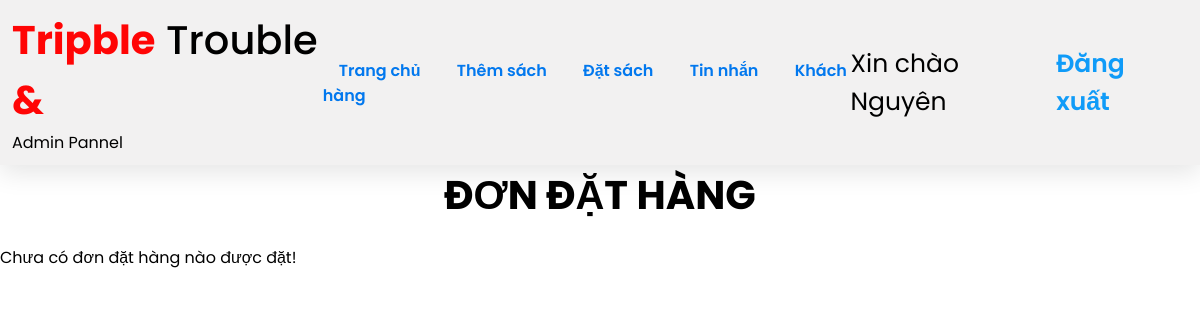
Before: /admin_orders.php (signed in) with the older database file.
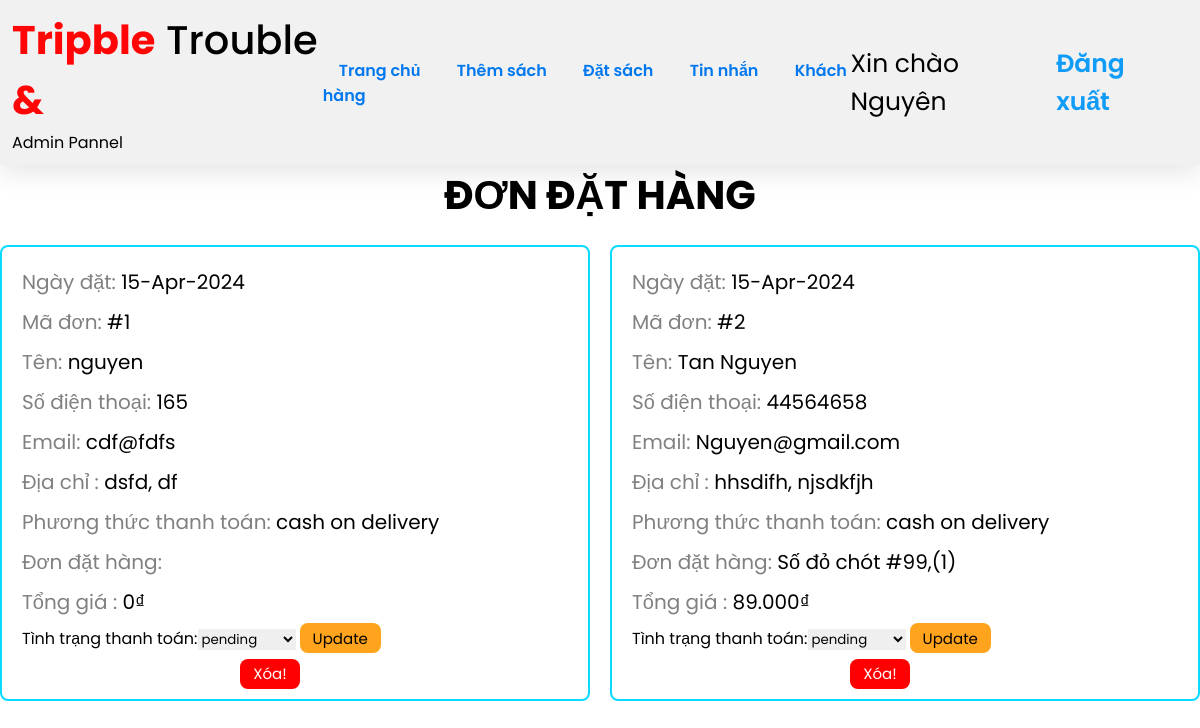
After: the same page with the newer database file.
### tables this page shows
CREATE TABLE `confirm_order` (
  `order_id` int(100) NOT NULL,
  `user_id` int(100) NOT NULL,
  `name` varchar(50) NOT NULL,
  `email` varchar(50) NOT NULL,
  `number` int(12) NOT NULL,
  `address` varchar(500) NOT NULL,
  `payment_method` varchar(20) NOT NULL,
  `total_books` varchar(500) NOT NULL,
  `order_date` varchar(100) NOT NULL,
  `payment_status` varchar(100) NOT NULL DEFAULT 'pending',
  `date` varchar(20) NOT NULL,
  `total_price` double(10,2) NOT NULL
);

### admin_orders.php (the view, shortened to what this page needs)
<?php
include 'config.php';
?>
<!DOCTYPE html>
<html lang="en">
<head>
   <link rel="stylesheet" href="https://cdnjs.cloudflare.com/ajax/libs/font-awesome/6.0.0/css/all.min.css">
   <link rel="stylesheet" href="./css/hello.css">
</head>
<body>
   <?php include 'admin_header.php'; ?>
   <section class="placed-orders">
      <h1 class="title">ĐƠN ĐẶT HÀNG</h1>
      <div class="box-container">
         <?php
         $select_orders = mysqli_query($conn, "SELECT * FROM `confirm_order`") or die('query failed');
         if (mysqli_num_rows($select_orders) > 0) {
            while ($fetch_book = mysqli_fetch_assoc($select_orders)) {
         ?>
               <div class="box">
                  <p> Ngày đặt: <span><?php echo $fetch_book['order_date']; ?></span> </p>
                  <p> Mã đơn: <span>#<?php echo $fetch_book['order_id']; ?> </p>
                  <p> Tên: <span><?php echo $fetch_book['name']; ?></span> </p>
                  <p> Số điện thoại: <span><?php echo $fetch_book['number']; ?></span> </p>
                  <p> Email: <span><?php echo $fetch_book['email']; ?></span> </p>
                  <p> Địa chỉ : <span><?php echo $fetch_book['address']; ?></span> </p>
                  <p> Phương thức thanh toán: <span><?php echo $fetch_book['payment_method']; ?></span> </p>
                  <p> Đơn đặt hàng: <span><?php echo $fetch_book['total_books']; ?></span> </p>
                  <p> Tổng giá : <span><?php echo number_format($fetch_book['total_price'], 0, ',', '.') . '₫'; ?></span> </p>
                  <form action="" method="post">
                     Tình trạng thanh toán:<select name="update_payment">
                        <option value="" selected disabled><?php echo $fetch_book['payment_status']; ?></option>
                     </select>
                     <input type="submit" value="update" name="update_order" class="cart-btn2">
                     <a class="cart-btn1" href="admin_orders.php?delete=<?php echo $fetch_book['order_id']; ?>" onclick="return confirm('xóa đơn đặt hàng?');">Xóa!</a>
                  </form>
               </div>
         <?php
            }
         } else {
            echo '<p class="empty">Chưa có đơn đặt hàng nào được đặt!</p>';
         }
         ?>
      </div>
   </section>
</body>
</html>

Changed rows visible on the page:
added confirm_order: order_date "15-Apr-2024", order_id "1", name "nguyen", number "165", email "cdf@fdfs", address "dsfd, df", payment_method "cash on delivery", total_price "0", update_payment "pending"
added confirm_order: order_date "15-Apr-2024", order_id "2", name "Tan Nguyen", number "44564658", email "Nguyen@gmail.com", address "hhsdifh, njsdkfjh", payment_method "cash on delivery", total_books "Số đỏ chót #99,(1)", total_price "89.000", update_payment "pending"
Other visible differences:
text no longer shown: "Chưa có đơn đặt hàng nào được đặt!"
